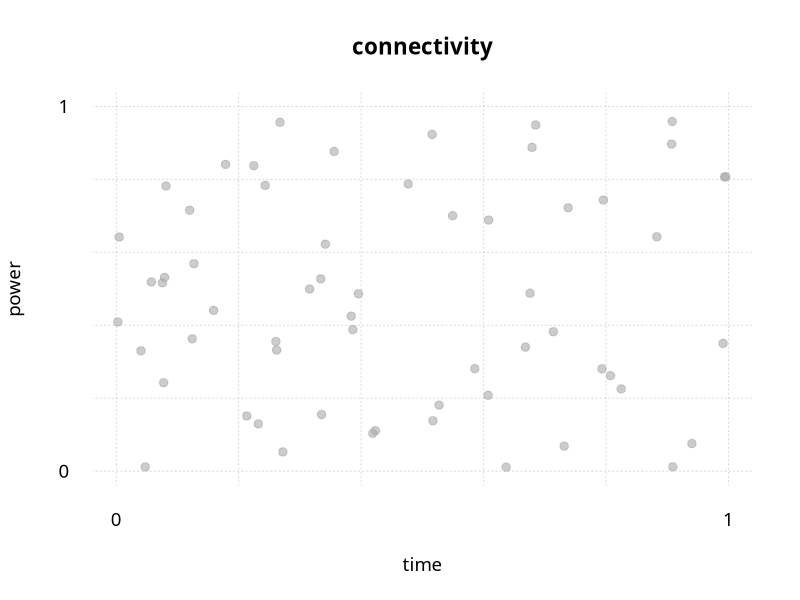

Write the R code that produced this figure. (Note: this script raises an error after producing the figure.)

myScatterPlot <- function(x.values,
                          y.values,
                          main.label="myScatterplot",
                          x.label='X values',
                          y.label='Y values',
                          rangeX=c(min(x.values),max(x.values)),
                          rangeY=c(min(y.values),max(y.values)),
                          stepValue=1) {
  
  # set font
  quartzFonts(maven = c("Maven Pro Regular","Maven Pro Medium","Maven Pro Black","Maven Pro Bold"))
  par(family="maven",cex=1.12)
  
  min.x = min(x.values)
  max.x = max(x.values)
  min.y = min(y.values)
  max.y = max(y.values)
  
  cat('suggested X range: ',min.x,' < X < ',max.x,'\n')
  cat('suggested Y range: ',min.y,' < Y < ',max.y)
  
  # plotting
  plot(x.values,y.values,bty='n',xaxt='n',yaxt='n',xlab=x.label,ylab=y.label,type='n',
       xlim=rangeX,
       ylim=rangeY,
       main=main.label)
  
  grid(lty=3,col = '#bbbbbb99')
  points(x.values,y.values,col="#aaaaaa99",pch=19)
  
  # axes definition
  axis(1, seq(rangeX[1],rangeX[2],stepValue),labels = T,col="#ffffff",font.axis = 1, tck=F)
  axis(2, seq(rangeY[1],rangeY[2],stepValue),labels = T,col="#ffffff",font.axis = 1, tck=F,las=2)
}

x = runif(60)
y = runif(60)


myScatterPlot(x,y,main.label = "connectivity",rangeX = c(0,1),rangeY = c(0,1),x.label = "time",y.label = "power")

x = rnorm(n = 20,mean = 0.6,sd = 0.1)
y = runif(20)
points(x,y,col=get.color("Red",F),pch=19)
